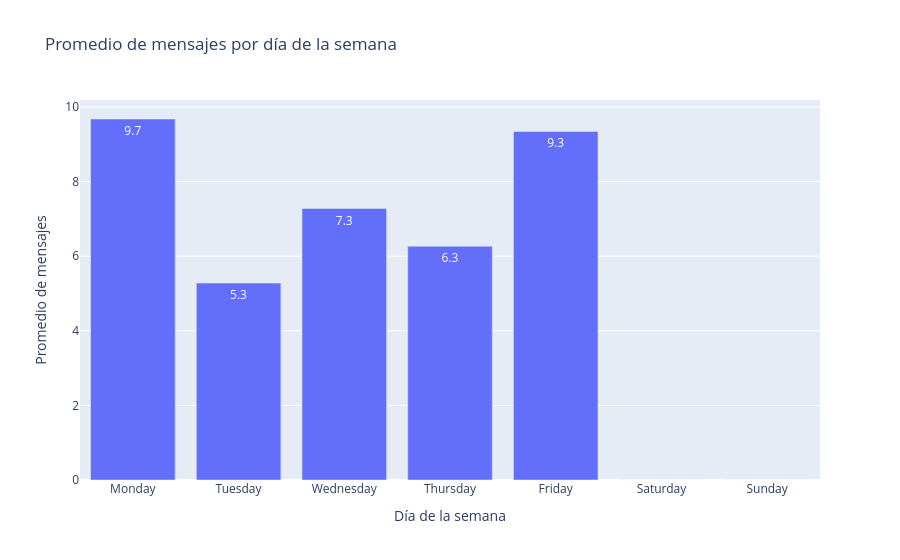

The code cell stored with this chart in its notebook:
### Code cell
fig = px.bar(
    promedio_dia,
    x="dia_semana",
    y="promedio_mensajes",
    title="Promedio de mensajes por día de la semana",
    labels={
        "dia_semana": "Día de la semana",
        "promedio_mensajes": "Promedio de mensajes"
    },
    text_auto=".1f"
)

fig.update_traces(
    hovertemplate=(
        "<b>%{x}</b><br>"
        "Promedio: %{y:.2f} mensajes"
        "<extra></extra>"
    )
)

fig.show()

### Figure 1 — Plotly figure (JSON) as saved in the notebook; plotly's stock layout.template omitted (floating-point values rounded to 4 significant figures)
{"data": [{"hovertemplate": "<b>%{x}</b><br>Promedio: %{y:.2f} mensajes<extra></extra>", "legendgroup": "", "marker": {"color": "#636efa", "pattern": {"shape": ""}}, "name": "", "orientation": "v", "showlegend": false, "textposition": "auto", "texttemplate": "%{y:.1f}", "type": "bar", "x": ["Monday", "Tuesday", "Wednesday", "Thursday", "Friday", "Saturday", "Sunday"], "xaxis": "x", "y": [9.68, 5.28, 7.28, 6.269, 9.346, 0.0, 0.0], "yaxis": "y"}], "layout": {"barmode": "relative", "legend": {"tracegroupgap": 0}, "title": {"text": "Promedio de mensajes por día de la semana"}, "xaxis": {"anchor": "y", "domain": [0, 1], "title": {"text": "Día de la semana"}}, "yaxis": {"anchor": "x", "domain": [0, 1], "title": {"text": "Promedio de mensajes"}}}}
